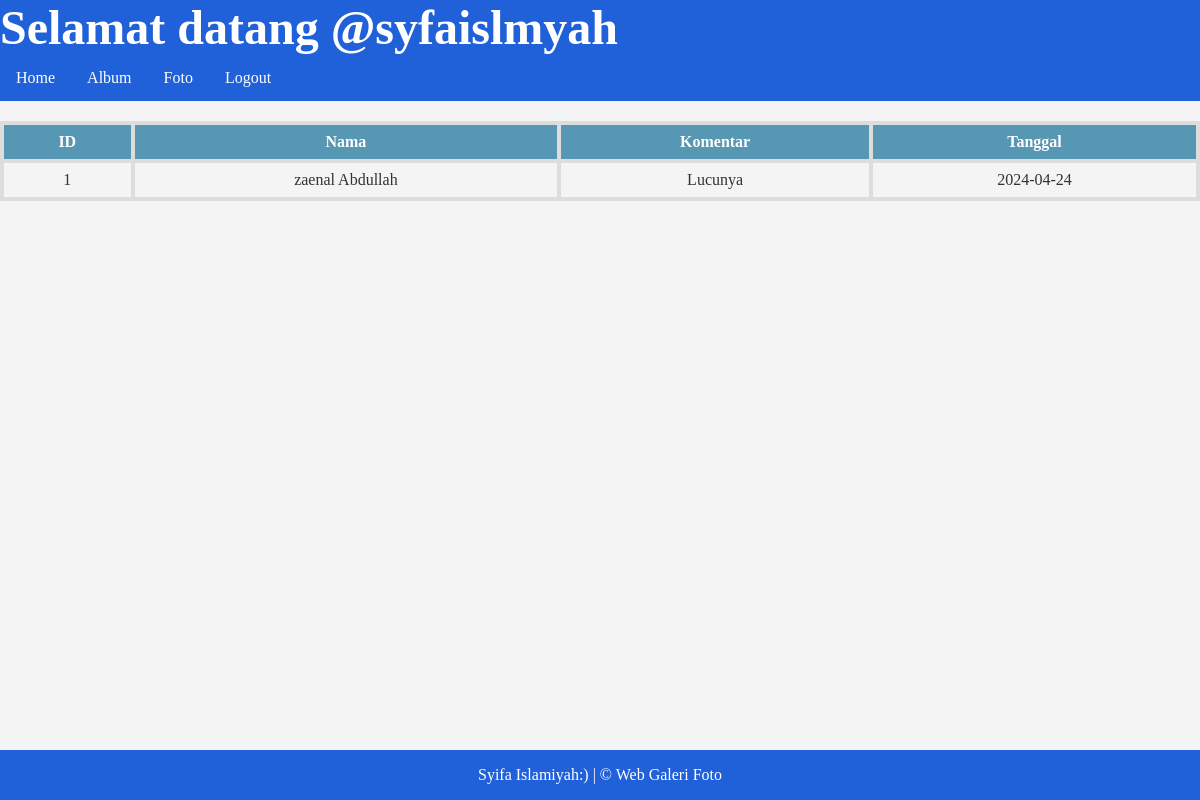
Screenshot of /lihatkomentar.php?fotoid=1 (signed in) with the database file from the repository.
### tables this page shows
CREATE TABLE `komentarfoto` (
  `komentarid` int(11) NOT NULL,
  `fotoid` int(11) NOT NULL,
  `userid` int(11) NOT NULL,
  `isikomentar` text NOT NULL,
  `tanggalkomentar` date NOT NULL
);

CREATE TABLE `user` (
  `userid` int(11) NOT NULL,
  `username` varchar(255) NOT NULL,
  `password` varchar(255) NOT NULL,
  `email` varchar(255) NOT NULL,
  `namalengkap` varchar(255) NOT NULL,
  `alamat` text NOT NULL
);

### lihatkomentar.php (the view, shortened to what this page needs)
<!DOCTYPE html>
<html lang="en">
<head>
</head>
<body>
    <h1>Selamat datang <b><?=$_SESSION['namalengkap']?></b></h1>
    <ul>
        <li><a href="index.php">Home</a></li>
        <li><a href="album.php">Album</a></li>
        <li><a href="foto.php">Foto</a></li>
        <li><a href="logout.php">Logout</a></li>
    </ul>
    <table width="100%" border="1" cellpadding=5 cellspacing=0>
        <tr>
            <th>ID</th>
            <th>Nama</th>
            <th>Komentar</th>
            <th>Tanggal</th>
        </tr>
        <?php
            include "koneksi.php";
            $fotoid = $_GET ['fotoid'];
            $sql=mysqli_query($conn,"SELECT * from komentarfoto INNER JOIN user ON komentarfoto.userid = user.userid where komentarfoto.fotoid=$fotoid");
            while($data=mysqli_fetch_array($sql)){
        ?>
            <tr>
                <td><?=$data['komentarid']?></td>
                <td><?=$data['namalengkap']?></td>
                <td><?=$data['isikomentar']?></td>
                <td><?=$data['tanggalkomentar']?></td>
            </tr>
        <?php
            }
        ?>
    </table>
    <div class="footer">
  <p>Syifa Islamiyah:) | &copy; Web Galeri Foto</p>
</div>
</body>
</html>

### lihatkomentar.php (style rules this page uses)
body { font-family: "Lucida Console"; margin: 0; padding: 0; background-color: #f4f4f4; color: #333; }
h1 { display: block; font: 3em Lucida; font-weight: bold; margin: 0; padding: 0; color: white; background-color: #2061da; }
ul { list-style-type: none; margin: 0; padding: 0; overflow: hidden; background-color: #2061da }
li { float: left; }
li a { display: block; color: white; text-align: center; padding: 14px 16px; text-decoration: none; }
table { width: 100%; border-collapse: collapse; margin-top: 20px; }
th, td { border: 4px solid #ddd; padding: 8px; text-align: center; }
th { background-color: #5697b4; color: white; }
.footer { position: fixed; left: 0; bottom: 0; width: 100%; background-color: #2061da; color: white; text-align: center; }

### rows the page displays
komentarfoto: komentarid "1", userid.namalengkap "zaenal Abdullah", isikomentar "Lucunya", tanggalkomentar "2024-04-24"

### other values shown
$_SESSION['namalengkap'] "@syfaislmyah"
